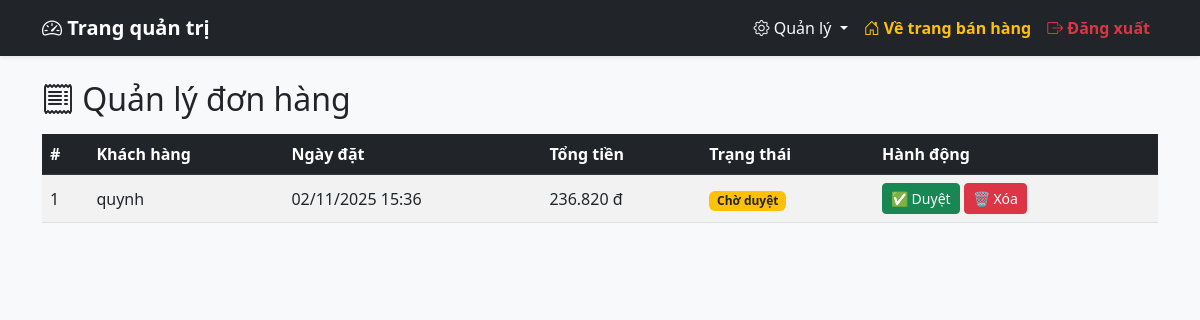
Screenshot of /manage/orders/ (signed in) with the database file from the repository.
### store/models.py (models this page shows, shortened)
class Order(models.Model):
    STATUS_CHOICES = [
        ('pending', 'Đang xử lý'),
        ('completed', 'Đã giao'),
        ('cancelled', 'Hủy'),
    ]
    PAYMENT_METHOD_CHOICES = [
        ('cod', 'Thanh toán khi nhận hàng'),
        ('bank', 'Chuyển khoản ngân hàng'),
    ]
    user = models.ForeignKey(User, on_delete=models.CASCADE, related_name='orders', verbose_name='Người dùng')
    full_name = models.CharField(max_length=100, verbose_name='Họ và tên')
    email = models.EmailField(verbose_name='Email')
    phone = models.CharField(max_length=20, verbose_name='Số điện thoại')
    address = models.TextField(verbose_name='Địa chỉ')
    total_price = models.DecimalField(max_digits=10, decimal_places=0, verbose_name='Tổng tiền')
    payment_method = models.CharField(max_length=50, choices=PAYMENT_METHOD_CHOICES, default='cod', verbose_name='Phương thức thanh toán')
    status = models.CharField(max_length=20, choices=STATUS_CHOICES, default='pending', verbose_name='Trạng thái')
    created_at = models.DateTimeField(auto_now_add=True, verbose_name='Ngày tạo')
    updated_at = models.DateTimeField(auto_now=True, verbose_name='Ngày cập nhật')
    class Meta:
        verbose_name = 'Đơn hàng'
        verbose_name_plural = 'Đơn hàng'
        ordering = ['-created_at']

### store/views_admin.py (the view)
# urls.py: path('manage/orders/', views_admin.admin_orders, name='admin_orders'),
@login_required
@user_passes_test(admin_required)
def admin_orders(request):
    orders = Order.objects.all().order_by('-created_at')
    return render(request, 'store/admin_orders.html', {'orders': orders})

### store/context_processors.py (called while the page is built)
def cart_count(request):
    if request.user.is_authenticated:
        count = request.user.cart_items.count()
    else:
        count = 0
    return {'cart_count': count}

### store/views_admin.py (called while the page is built)
def admin_required(user):
    return user.is_authenticated and user.is_staff

### store/templates/store/admin_orders.html (shortened to what this page needs)
{% extends 'store/admin_base.html' %}
{% block content %}
<h2><i class="bi bi-receipt"></i> Quản lý đơn hàng</h2>
<table class="table table-striped table-hover mt-3 align-middle">
    <thead class="table-dark">
        <tr>
            <th>#</th>
            <th>Khách hàng</th>
            <th>Ngày đặt</th>
            <th>Tổng tiền</th>
            <th>Trạng thái</th>
            <th>Hành động</th>
        </tr>
    </thead>
    <tbody>
        {% for order in orders %}
        <tr>
            <td>{{ order.id }}</td>
            <td>{{ order.user.username }}</td>
            <td>{{ order.created_at|date:"d/m/Y H:i" }}</td>
            <td>{{ order.total_price|floatformat:0 }} đ</td>
            <td>
                {% if order.status == 'pending' %}
                    <span class="badge bg-warning text-dark">Chờ duyệt</span>
                {% elif order.status == 'completed' %}
                    <span class="badge bg-success">Hoàn thành</span>
                {% else %}
                    <span class="badge bg-secondary">{{ order.status }}</span>
                {% endif %}
            </td>
            <td>
                {% if order.status == 'pending' %}
                    <a href="{% url 'approve_order' order.id %}" class="btn btn-success btn-sm">
                        ✅ Duyệt
                    </a>
                {% endif %}
                <a href="{% url 'delete_order' order.id %}" class="btn btn-danger btn-sm"
                   onclick="return confirm('Xóa đơn hàng này?');">
                    🗑️ Xóa
                </a>
            </td>
        </tr>
        {% empty %}
        <tr><td colspan="6" class="text-center text-muted py-4">Chưa có đơn hàng nào.</td></tr>
        {% endfor %}
    </tbody>
</table>
{% endblock %}

### rows the page displays
Order: id "1", user.username "quynh", created_at "02/11/2025 15:36", total_price "236.820", status "Chờ duyệt"
